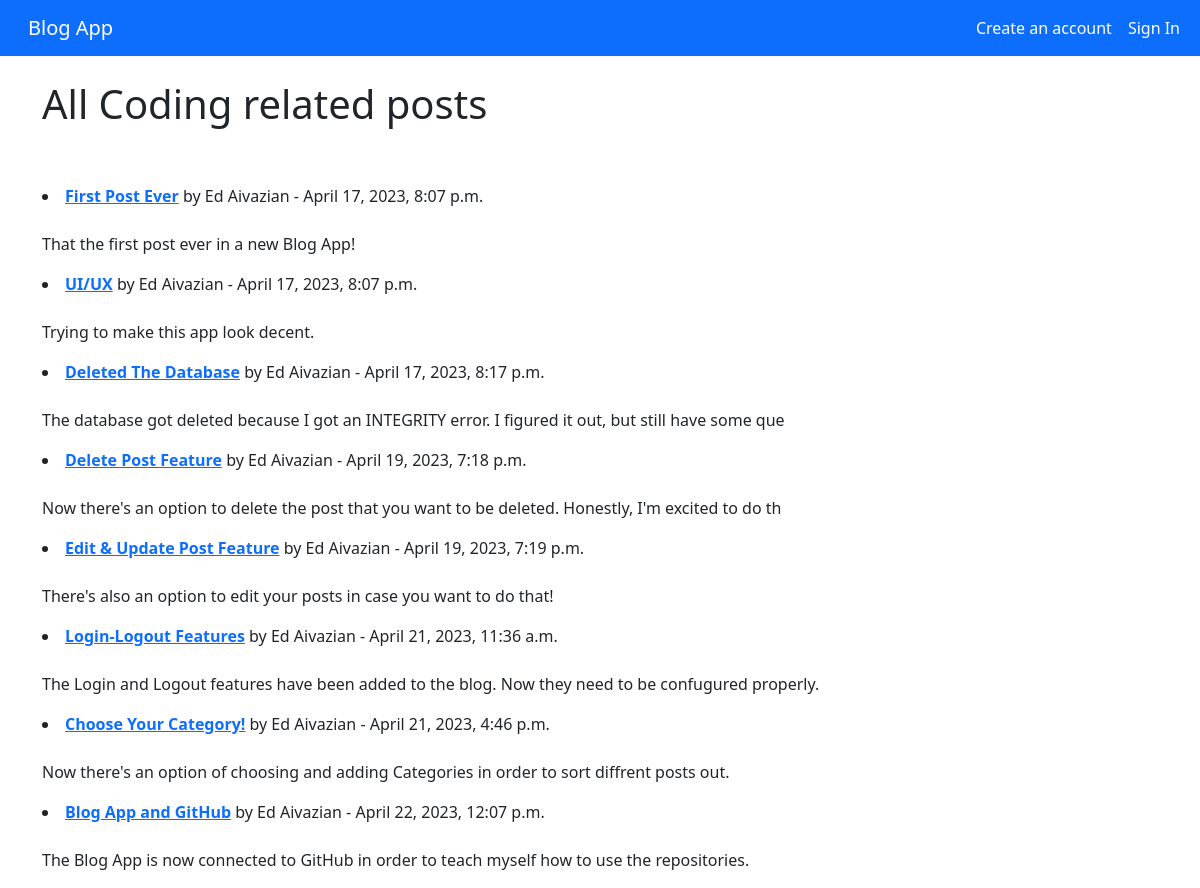
/category/coding/, run on an earlier commit of the app's database.
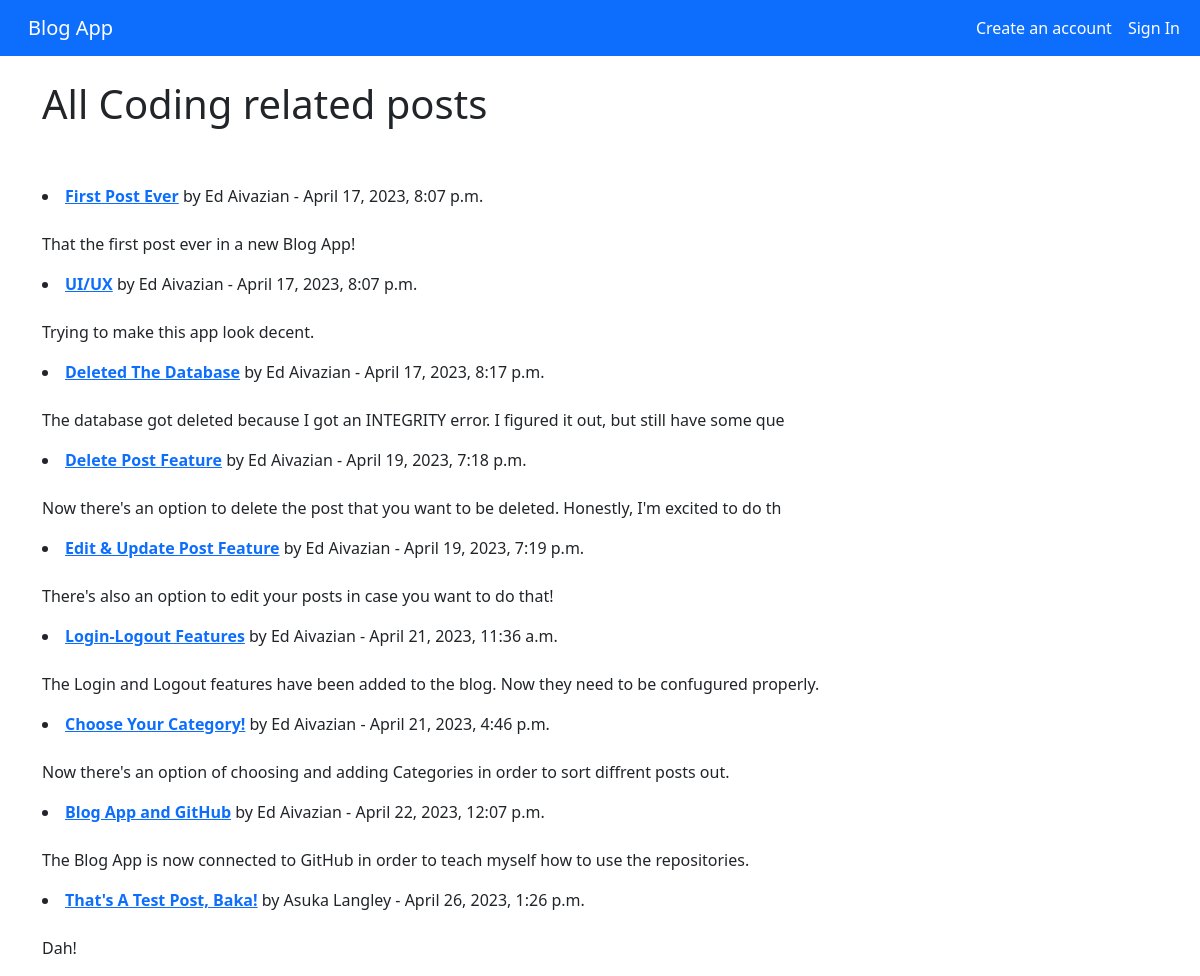
And on a later commit of the database.
### blogs/models.py (models this page shows, shortened)
class Post(models.Model):
    category = models.CharField(max_length=100, default='it') # категория поста со значением "IT" по умолчанию
    title = models.CharField(max_length=100) # название поста
    title_tag = models.CharField(max_length=100, default='Blog App')
    author = models.ForeignKey(User, on_delete=models.CASCADE) # при удалении темы, все записи по теме также удаляются - это каскадное удаление
    body = RichTextField(blank=True, null=True) # "богатое" поле для написания поста
    date_added = models.DateTimeField(auto_now_add=True)
    likes = models.ManyToManyField(User, related_name='blog_posts') # кнопка лайка

### blogs/views.py (the view)
def CategoryView(request, categories):
    category_posts = Post.objects.filter(category=categories.replace('-', ' '))
    return render(request, 'categories.html',
                  {'categories': categories.title().replace('-', ' '),
                   'category_posts': category_posts})

### blogs/templates/categories.html (shortened to what this page needs)
{% extends "base.html" %}
{% block content %}
{% if category_posts %}
<h1>All {{ categories }} related posts</h1>
<br/><br/>
{% for post in category_posts %}
    <li><a href="{% url 'article-detail' post.pk %}"><strong>{{ post.title }}</strong></a> by
        {{ post.author.first_name }}
        {{ post.author.last_name}}
        - {{ post.date_added }}
        <br/><br/>
        <p>{{ post.body|slice:":100" }}</p>
    </li>
{% endfor %}
{% else %}
<h1>The page does not exist...</h1>
{% endif %}
{% endblock content %}

What changed in the data, as far as the page shows it:
added Post: title "That's A Test Post, Baka!", author.first_name "Asuka", author.last_name "Langley", date_added "April 26, 2023, 1:26 p.m.", body "Dah!"
